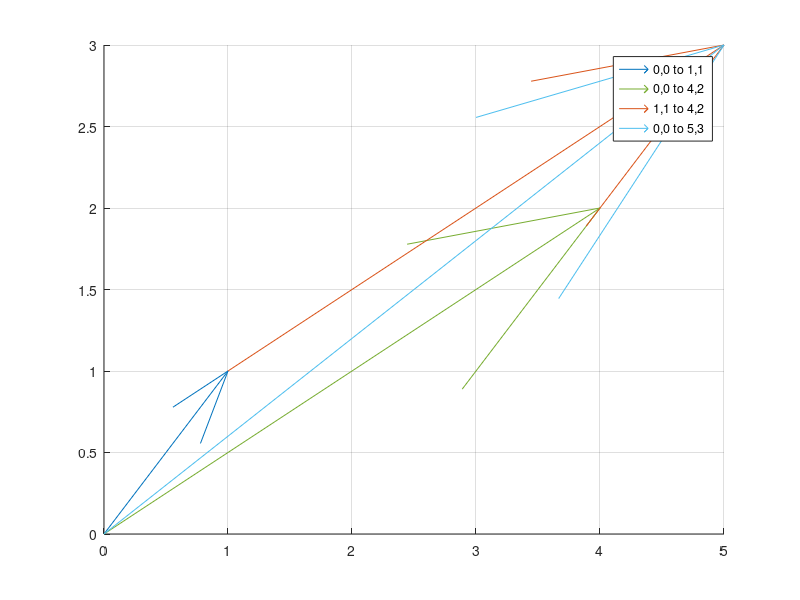

The MATLAB source for this figure:
hold on
grid on
quiver(0,0,1,1,0)
quiver(0,0,4,2,0)
quiver(1,1,4,2,0)
quiver(0,0,5,3,0)
legend("0,0 to 1,1","0,0 to 4,2" ,"1,1 to 4,2", "0,0 to 5,3")